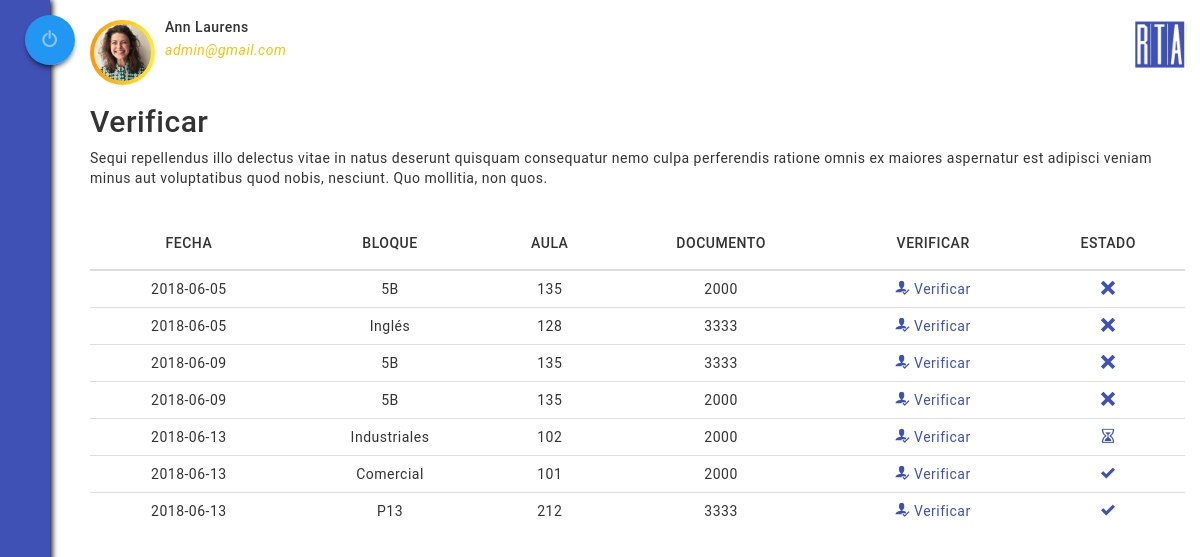
/sites/administrador/verificar.php (signed in), run on the app's committed database.
### tables this page shows
CREATE TABLE `reservas` (
  `id_reserva` int(4) UNSIGNED ZEROFILL NOT NULL,
  `id_aula` int(4) UNSIGNED ZEROFILL DEFAULT NULL,
  `num_documento` bigint(12) NOT NULL,
  `fecha` date NOT NULL,
  `hora_inicio` time NOT NULL,
  `hora_fin` time NOT NULL,
  `estado` tinyint(1) NOT NULL DEFAULT '1'
);

CREATE TABLE `aula` (
  `id_aula` int(4) UNSIGNED ZEROFILL NOT NULL,
  `num_aula` int(3) NOT NULL,
  `num_bloque` varchar(30) NOT NULL,
  `implementos` text NOT NULL,
  `capacidad` int(3) NOT NULL,
  `tipo` varchar(50) NOT NULL,
  `estado` tinyint(1) NOT NULL DEFAULT '0'
);

CREATE TABLE `usuario` (
  `documento` bigint(12) NOT NULL,
  `tipo` varchar(20) NOT NULL,
  `correo` varchar(50) NOT NULL,
  `estado` tinyint(1) NOT NULL DEFAULT '0',
  `nombre` varchar(30) NOT NULL,
  `apellidos` varchar(40) NOT NULL,
  `clave` varchar(20) NOT NULL,
  `foto` varchar(30) DEFAULT 'dummy.png'
);

### modelo/listaReserva.php (called while the page is built, shortened)
<?php
require_once("listaEstudiantes.php");
require_once("Nodo.php");
require_once("Reserva.php");
class listaReservas{
	private $cabeza;
	public function __construct($id, $especificacion){
		$conexion = new Conexion();
		$conexion->setAttribute(PDO::ATTR_ERRMODE, PDO::ERRMODE_EXCEPTION);
		$conexion->exec("SET CHARACTER SET utf8");
		if($especificacion == "Aula"){
			$sentencia = "SELECT * FROM reservas WHERE id_aula=".$id." ORDER BY fecha, hora_inicio, estado";
		}elseif ($especificacion == "Estudiante") {
			$sentencia = "SELECT * FROM reservas WHERE num_documento=".$id." ORDER BY fecha, hora_inicio, estado";
		}else{
			$sentencia = "SELECT * FROM reservas ORDER BY fecha, estado";
		}
		$registros_reservas = $conexion->query($sentencia)->fetchAll(PDO::FETCH_OBJ);
		$fecha_actual = date("Y")."-".date("m")."-".date("d");
		foreach ($registros_reservas as $reserva) {
			$nuevaReserva = new Reserva($reserva->id_reserva, $reserva->num_documento, $reserva->id_aula, $reserva->fecha, $reserva->hora_inicio, $reserva->hora_fin, $reserva->estado);
			$fecha_reserva = $reserva->fecha;
		}
	}
	public function agregarReserva($reserva){
		$nodoReserva = new Nodo($reserva);
		if($this->esVacia()){
			$this->cabeza = $nodoReserva;
		}else{
			$aux = $this->cabeza;
			while ($aux->getLiga() != NULL) {
				$aux = $aux->getLiga();
			}
		}
	}
	public function esVacia(){
		return $this->cabeza == NULL;
	}
	public function getCabeza(){
		return $this->cabeza;
	}
}
?>

### controlador/Verificar.php (called while the page is built, shortened)
<?php
	require_once("../../modelo/listaAulas.php");
	$listaReservas = new listaReservas(Null, "Todo");
	$listaEstudiantes = new listaEstudiantes();
	$listaAulas = new listaAulas();
?>

### modelo/Nodo.php (called while the page is built, shortened)
<?php
class Nodo{
	private $dato;
	private $liga;
	public function __construct($dato){
		$this->dato = $dato;
		$this->liga = NULL;
	}
	public function getDato(){
		return $this->dato;
	}
	public function getLiga(){
		return $this->liga;
	}
	public function setLiga($liga){
		$this->liga = $liga;
	}
}
?>

### modelo/listaAulas.php (called while the page is built, shortened)
<?php
require_once("Aula.php");
require_once("listaHorarios.php");
require_once("listaReserva.php");
require_once("Nodo.php");
class listaAulas{
	private $cabeza;
	public function __construct(){
		$conexion = new Conexion();
		$conexion->setAttribute(PDO::ATTR_ERRMODE, PDO::ERRMODE_EXCEPTION);
		$conexion->exec("SET CHARACTER SET utf8");
		$registros_aulas = $conexion->query("SELECT * FROM aula ORDER BY num_bloque, num_aula")->fetchAll(PDO::FETCH_OBJ);
		foreach ($registros_aulas as $aula) {
			$implementos = explode(", ",$aula->implementos);
			$nuevoAula = new Aula($aula->id_aula, $aula->num_aula, $aula->num_bloque, $aula->tipo, $aula->capacidad, $implementos);
			$nuevoAula->setEstado($aula->estado);
			$listaHorario = new listaHorario($nuevoAula->getId());
			$nuevoAula->setHorario($listaHorario);
			$listaReserva = new listaReservas($nuevoAula->getId(), "Aula");
		}
	}
	public function esVacia(){
		return $this->cabeza == NULL;
	}
	public function agregarAula($aula){
		$nodoAula = new Nodo($aula);
		if($this->esVacia()){
			$this->cabeza = $nodoAula;
		}else{
			$aux = $this->cabeza;
			while ($aux->getLiga() != NULL) {
				$aux = $aux->getLiga();
			}
		}
	}
	public function buscarAula($id_aula){
		if($this->esVacia()){
			return Null;
		}else{
			$aux = $this->cabeza;
			while ($aux != NULL) {
				if($aux->getDato()->getId() == $id_aula){
					return $aux;
				}
				$aux = $aux->getLiga();
			}
		}
	}
}
?>

### modelo/listaHorarios.php (called while the page is built, shortened)
<?php
require_once("Nodo.php");
class listaHorario{
	private $cabeza;
	public function __construct($id_aula){
		$conexion = new Conexion();
		$conexion->setAttribute(PDO::ATTR_ERRMODE, PDO::ERRMODE_EXCEPTION);
		$conexion->exec("SET CHARACTER SET utf8");
		$registros_horarios = $conexion->query("SELECT * FROM horarios WHERE id_aula=".$id_aula)->fetchAll(PDO::FETCH_OBJ);
		foreach ($registros_horarios as $horario) {
			$nuevaClase = new Horario($horario->id_clase,$horario->id_aula,$horario->dia, $horario->hora_inicio, $horario->hora_fin, $horario->materia, $horario->profesor);
		}
	}
	public function esVacia(){
		return $this->cabeza == NULL;
	}
	public function agregarClase($aula){
		$nodoAula = new Nodo($aula);
		if($this->esVacia()){
			$this->cabeza = $nodoAula;
		}else{
			$aux = $this->cabeza;
			while ($aux->getLiga() != NULL) {
				$aux = $aux->getLiga();
			}
		}
	}
}
?>

### modelo/listaEstudiantes.php (called while the page is built, shortened)
<?php
require_once("Estudiante.php");
require_once("listaReserva.php");
require_once("Nodo.php");
class listaEstudiantes{
	private $cabeza;
	public function __construct(){
		$conexion = new Conexion();
		$conexion->setAttribute(PDO::ATTR_ERRMODE, PDO::ERRMODE_EXCEPTION);
		$conexion->exec("SET CHARACTER SET utf8");
		$registros_estudiantes = $conexion->query("SELECT * FROM usuario WHERE tipo = 'comun' ORDER BY documento DESC;")->fetchAll(PDO::FETCH_OBJ);
		foreach ($registros_estudiantes as $estudiante) {
			$nuevoEstudiante = new Estudiante($estudiante->documento, $estudiante->correo, $estudiante->nombre, $estudiante->apellidos, $estudiante->clave, $estudiante->foto);
			$listaReserva = new listaReservas($nuevoEstudiante->getDni(), "Estudiante");
		}
	}
	public function esVacia(){
		return $this->cabeza == NULL;
	}
	public function agregarEstudiante($Estudiante){
		$nodoEstudiante = new Nodo($Estudiante);
		if($this->esVacia()){
			$this->cabeza = $nodoEstudiante;
		}else{
			$aux = $this->cabeza;
		}
	}
	public function buscarEstudiante($documento){
		if($this->esVacia()){
			return Null;
		}else{
			$aux = $this->cabeza;
			while ($aux != NULL) {
				if($aux->getDato()->getDni() == $documento){
					return $aux;
				}
				$aux = $aux->getLiga();
			}
			return Null;
		}
	}
}
?>

### modelo/Aula.php (called while the page is built, shortened)
<?php
class Aula{
	private $id;
	private $numero;
	private $bloque;
	public function __construct($id, $numero, $bloque, $tipo, $capacidad, $implementos){
		$this->id = $id;
		$this->numero = $numero;
		$this->bloque = $bloque;
	}
	public function getId(){
		return $this->id;
	}
	public function getNumero(){
		return $this->numero;
	}
	public function getBloque(){
		return $this->bloque;
	}
}
?>

### modelo/Estudiante.php (called while the page is built, shortened)
<?php
class Estudiante{
	private $dni;
	public function __construct($dni, $correo, $nombre, $apellidos, $clave, $foto){
		$this->dni = $dni;
	}
	public function getDni(){
		return $this->dni;
	}
}
?>

### templades/tablaReservas.php (the view, shortened to what this page needs)
<?php
	$aux_estudiante = $listaEstudiantes->buscarEstudiante($aux->getDato()->getEstudiante())->getDato();
	$aux_aula = $listaAulas->buscarAula($aux->getDato()->getAula())->getDato();
?>
<tr>
	<td><?php echo $aux->getDato()->getFecha() ?></td>
	<td><?php echo $aux_aula->getBloque() ?></td>
	<td><?php echo $aux_aula->getNumero() ?></td>
	<td><?php
		echo $aux_estudiante->getDni();
	?></td>
	<td>
		<a href="#verificar<?php echo $aux->getDato()->getId() ?>" data-toggle="modal" class="txt-indigo"><span class="icon-user-check"></span> <na class="hidden-xs">Verificar</na></a>
	</td>
	<td><?php echo $aux->getDato()->EstadoToIcon($aux->getDato()->getEstado()); ?></td>
</tr>

### vista/Verificar.php
<?php
	if($listaReservas->esVacia()){
		echo "<div class='alert alert-danger' role='alert'>No hay pedidos en el sistema <span class='icon-confused2'></span></div>";
	}else{
?>
<div class="table-responsive text-center">
	<table class="table table-hover">
		<thead>
			<th><center><h5>FECHA</h5></center></th>
			<th><center><h5>BLOQUE</h5></center></th>
			<th><center><h5>AULA</h5></center></th>
			<th><center><h5>DOCUMENTO</h5></center></th>
			<th><center><h5>VERIFICAR</h5></center></th>
			<th><center><h5>ESTADO</h5></center></th>
		</thead>
	<?php
		$aux = $listaReservas->getCabeza();
		while ($aux != NULL) {
			include("../../templades/tablaReservas.php");
			$aux = $aux->getLiga();
		}
	}
	?>
	</table>
</div>

### modelo/Reserva.php (shortened to what this page needs)
<?php
class Reserva{
	private $id;
	private $estudiante;
	private $aula;
	private $fecha;
	private $estado;
	public function __construct($id, $estudiante, $aula, $fecha, $hora_inicio, $hora_final, $estado){
		$this->id = $id;
		$this->estudiante = $estudiante;
		$this->aula = $aula;
		$this->fecha = $fecha;
		$this->estado = $estado;
	}
	public function getId(){
		return $this->id;
	}
	public function getEstudiante(){
		return $this->estudiante;
	}
	public function getAula(){
		return $this->aula;
	}
	public function getFecha(){
		return $this->fecha;
	}
	public function getEstado(){
		return $this->estado;
	}
	public function EstadoToIcon($estado){
		switch ($estado) {
			case '3':
				return '<span class="icon-cross txt-indigo" title="No confirmado"></span>';
			case '4':
				return '<span class="icon-checkmark txt-indigo" title="Confirmado"></span>';
			default:
				return '<span class="icon-hour-glass txt-indigo" title="Espera"></span>';
		}
	}
}
?>

### css/styles.css (style rules this page uses)
* { padding: 0px; margin: 0px; font-family: 'Roboto', sans-serif; letter-spacing: .5px; }
html, body { height: 100%; }
td { vertical-align: middle !important; }
a { text-decoration: none; }
.txt-indigo { color: #3F51B5; }
.table { margin-bottom: 0 !important; }

### data on the page
reservas: fecha "2018-06-05", estado 3 (drawn)
aula: num_bloque "5B", num_aula "135"
usuario: documento "2000"
reservas: fecha "2018-06-05", estado 3 (drawn)
aula: num_bloque "Inglés", num_aula "128"
usuario: documento "3333"
reservas: fecha "2018-06-09", estado 3 (drawn)
reservas: fecha "2018-06-09", estado 3 (drawn)
reservas: fecha "2018-06-13", id_aula.num_bloque "Industriales", id_aula.num_aula "102", estado 1 (drawn)
reservas: fecha "2018-06-13", estado 4 (drawn)
aula: num_bloque "Comercial", num_aula "101"
reservas: fecha "2018-06-13", estado 4 (drawn)
aula: num_bloque "P13", num_aula "212"

### other printed values
$nombre "Ann"
$apellidos "Laurens"
$correo "admin@gmail.com"
